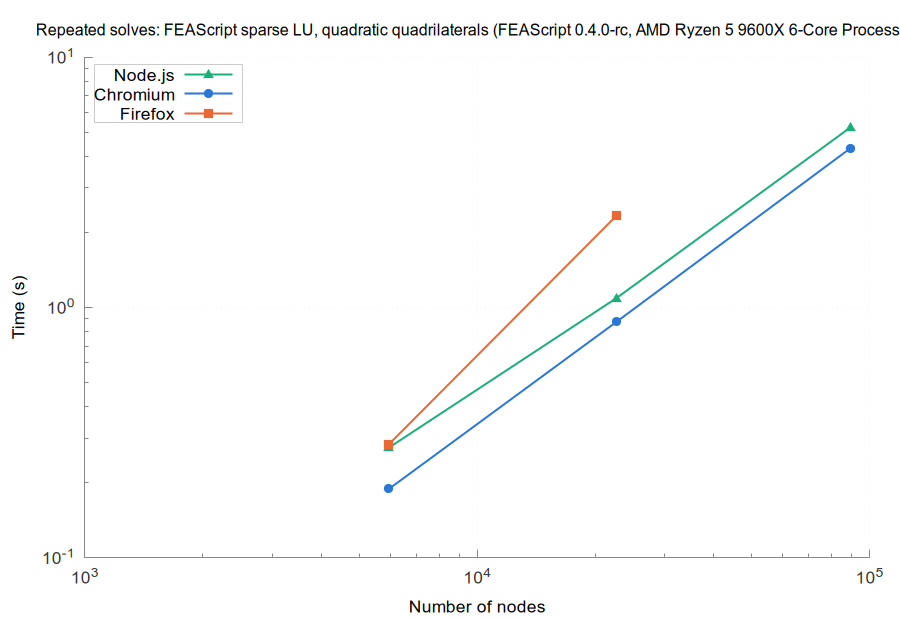

Recreate this plot in gnuplot.
set terminal pngcairo size 900,620 font 'Arial,13'
set border 3 lc rgb '#888888'; set tics nomirror tc rgb '#333333'
set grid lc rgb '#e6e6e6' lw 1; set key top left box lc rgb '#cccccc' opaque
set logscale xy; set format y '10^{%L}'; set format x '10^{%L}'
set output 'browsers_FEAScript_sparse_LU_quadratic_quadrilaterals_repeated.png'
set title 'Repeated solves: FEAScript sparse LU, quadratic quadrilaterals (FEAScript 0.4.0-rc, AMD Ryzen 5 9600X 6-Core Processor)' font 'Arial,12'
set xlabel 'Number of nodes'
set ylabel 'Time (s)'
plot 'browsers_FEAScript_sparse_LU_quadratic_quadrilaterals_repeated_node.dat' u 1:2 w lp lw 2 pt 9 ps 1.2 lc rgb '#1baf7a' t 'Node.js', \
     'browsers_FEAScript_sparse_LU_quadratic_quadrilaterals_repeated_chromium.dat' u 1:2 w lp lw 2 pt 7 ps 1.2 lc rgb '#2a78d6' t 'Chromium', \
     'browsers_FEAScript_sparse_LU_quadratic_quadrilaterals_repeated_firefox.dat' u 1:2 w lp lw 2 pt 5 ps 1.2 lc rgb '#eb6834' t 'Firefox'
